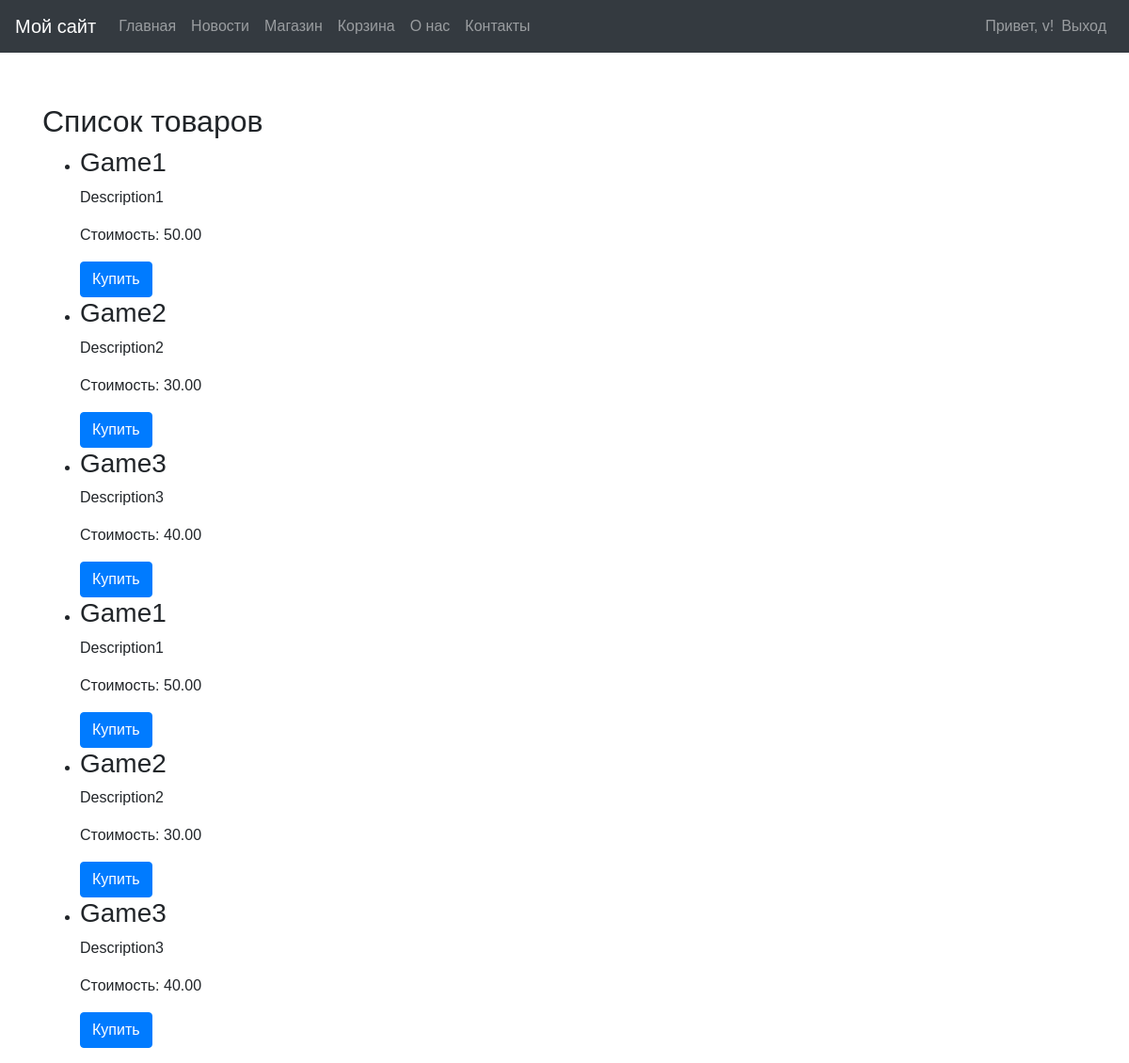
The app's page /product_list/ (signed in) with its own data.
### task1/models.py (models this page shows, shortened)
class Game(models.Model):
    title = models.CharField(max_length=100, unique=True, db_index=True)
    cost = models.DecimalField(max_digits=10, decimal_places=2)
    size = models.DecimalField(max_digits=10, decimal_places=2)
    description = models.TextField()
    age_limited = models.BooleanField(default=False)
    buyer = models.ManyToManyField(Buyer, related_name='games', through='Purchase')

### task1/views.py (the view)
# urls.py: path('product_list/', product_list, name='product_list'),  # Список товаров
def product_list(request):
    games = Game.objects.all()
    return render(request, 'product_list.html', {'games': games})

### templates/product_list.html (shortened to what this page needs)
{% extends 'base.html' %}
{% block content %}
    <h2>Список товаров</h2>
    <ul>
        {% for game in games %}
            <li>
                <h3>{{ game.title }}</h3>
                <p>{{ game.description }}</p>
                <p>Стоимость: {{ game.cost }}</p>
                <a href="#" class="btn btn-primary">Купить</a>
            </li>
        {% endfor %}
    </ul>
{% endblock %}

### templates/base.html (shortened to what this page needs)
<!DOCTYPE html>
<html lang="ru">
<head>
    <link rel="stylesheet" href="https://stackpath.bootstrapcdn.com/bootstrap/4.5.2/css/bootstrap.min.css">
</head>
<body>
    <nav class="navbar navbar-expand-lg navbar-dark bg-dark" aria-label="Основное навигационное меню">
        <a class="navbar-brand" href="{% url 'home' %}" aria-label="Главная страница">Мой сайт</a>
        <div class="collapse navbar-collapse" id="navbarNav">
            <ul class="navbar-nav mr-auto">
                <li class="nav-item">
                    <a class="nav-link" href="{% url 'home' %}" aria-label="Главная страница">Главная</a>
                </li>
                <li class="nav-item">
                    <a class="nav-link" href="{% url 'news' %}" aria-label="Новости">Новости</a>
                </li>
                <li class="nav-item">
                    <a class="nav-link" href="{% url 'shop' %}" aria-label="Магазин">Магазин</a>
                </li>
                <li class="nav-item">
                    <a class="nav-link" href="{% url 'cart' %}" aria-label="Корзина">Корзина</a>
                </li>
                <li class="nav-item">
                    <a class="nav-link" href="{% url 'about' %}" aria-label="О нас">О нас</a>
                </li>
                <li class="nav-item">
                    <a class="nav-link" href="{% url 'contact' %}" aria-label="Контакты">Контакты</a>
                </li>
            </ul>
            <ul class="navbar-nav">
                {% if user.is_authenticated %}
                    <li class="nav-item">
                        <span class="navbar-text" aria-label="Приветствие пользователя">Привет, {{ user.username }}!</span>
                    </li>
                    <li class="nav-item">
                        <a class="nav-link" href="{% url 'logout' %}" aria-label="Выход">Выход</a>
                    </li>
                {% endif %}
            </ul>
        </div>
    </nav>
    <div class="messages">
    </div>
    <div class="content container mt-4">
        {% block content %}
        {% endblock %}
    </div>
</body>
</html>

### templates/base.html (style rules this page uses)
body { font-family: Arial, sans-serif; margin: 0; padding: 0; }
.messages { margin: 10px 0; padding: 10px; text-align: center; }

### records on screen
Game: title "Game1", description "Description1", cost "50.00"
Game: title "Game2", description "Description2", cost "30.00"
Game: title "Game3", description "Description3", cost "40.00"
Game: title "Game1", description "Description1", cost "50.00"
Game: title "Game2", description "Description2", cost "30.00"
Game: title "Game3", description "Description3", cost "40.00"

### other values on screen
{{ user.username }} "v"
